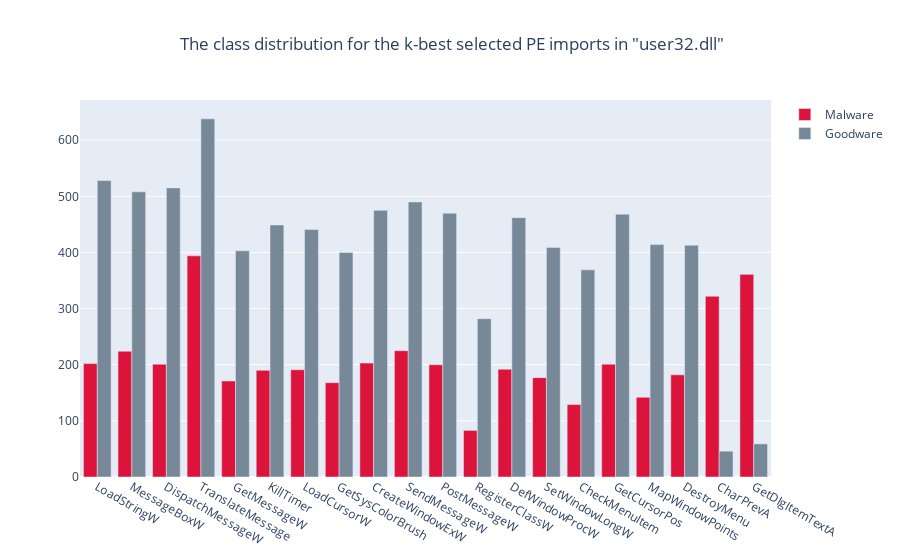

The code cell stored with this chart in its notebook:
### Code cell
#K best selected PE imports of the user32.dll library
plot_class_distribution(df = get_data(folder_path, file_name),
                        libraries = k_best_selected_user32,
                        title = 'The class distribution for the k-best selected PE imports in "user32.dll"')

### Figure 1 — Plotly figure (JSON) as saved in the notebook; plotly's stock layout.template omitted (floating-point values rounded to 4 significant figures)
{"data": [{"marker": {"color": ["crimson", "crimson", "crimson", "crimson", "crimson", "crimson", "crimson", "crimson", "crimson", "crimson", "crimson", "crimson", "crimson", "crimson", "crimson", "crimson", "crimson", "crimson", "crimson", "crimson"]}, "name": "Malware", "type": "bar", "x": ["LoadStringW", "MessageBoxW", "DispatchMessageW", "TranslateMessage", "GetMessageW", "KillTimer", "LoadCursorW", "GetSysColorBrush", "CreateWindowExW", "SendMessageW", "PostMessageW", "RegisterClassW", "DefWindowProcW", "SetWindowLongW", "CheckMenuItem", "GetCursorPos", "MapWindowPoints", "DestroyMenu", "CharPrevA", "GetDlgItemTextA"], "y": [202, 224, 201, 394, 171, 190, 191, 168, 203, 225, 200, 83, 192, 177, 129, 201, 142, 182, 322, 361]}, {"marker": {"color": ["lightslategray", "lightslategray", "lightslategray", "lightslategray", "lightslategray", "lightslategray", "lightslategray", "lightslategray", "lightslategray", "lightslategray", "lightslategray", "lightslategray", "lightslategray", "lightslategray", "lightslategray", "lightslategray", "lightslategray", "lightslategray", "lightslategray", "lightslategray"]}, "name": "Goodware", "type": "bar", "x": ["LoadStringW", "MessageBoxW", "DispatchMessageW", "TranslateMessage", "GetMessageW", "KillTimer", "LoadCursorW", "GetSysColorBrush", "CreateWindowExW", "SendMessageW", "PostMessageW", "RegisterClassW", "DefWindowProcW", "SetWindowLongW", "CheckMenuItem", "GetCursorPos", "MapWindowPoints", "DestroyMenu", "CharPrevA", "GetDlgItemTextA"], "y": [528, 508, 515, 638, 403, 449, 441, 400, 475, 490, 470, 282, 462, 409, 369, 468, 414, 413, 46, 59]}], "layout": {"barmode": "group", "title": {"text": "The class distribution for the k-best selected PE imports in \"user32.dll\"", "x": 0.2}}}
